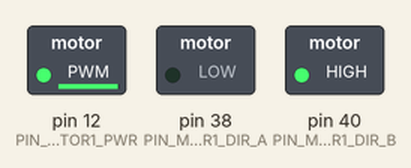
This sketch was run on a simulated Arduino Mega 2560, built with avr-gcc and run on an emulated ATmega2560. Shown: switched loads named in the sketch (green lamp = pin HIGH).

Above: at 0.05 s.
At 1.05 s:
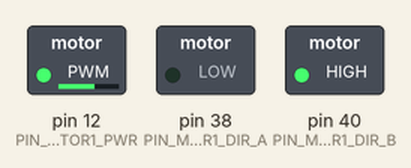
At 2.1 s:
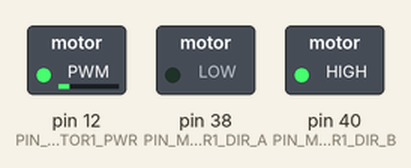
At 4.85 s:
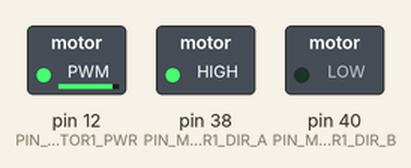
At 7.25 s:
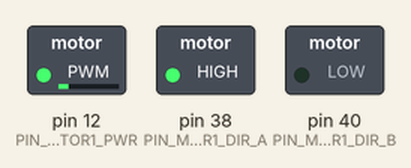
At 9.7 s:
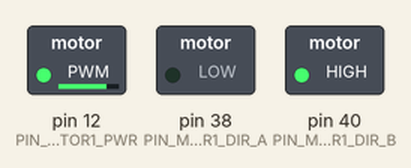
Timing chart, 0 to 13.3 s (numbered marks = the images above):
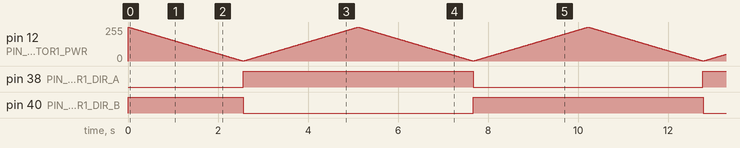

Measured:
- by itself, pin 38 (PIN_MOTOR1_DIR_A): alternates HIGH for 5.1 s and LOW for 5.1 s
- by itself, pin 40 (PIN_MOTOR1_DIR_B): repeats every 10.2 s: LOW 5.1 s, HIGH 5.1 s

The sketch:

TestLearn.21.ino
```cpp
#include "Arduino.h"

#define PIN_MOTOR1_DIR_A 38
#define PIN_MOTOR1_PWR 12
#define PIN_MOTOR1_DIR_B 40

void setup()
{
    pinMode(PIN_MOTOR1_DIR_A, OUTPUT);
    pinMode(PIN_MOTOR1_DIR_B,OUTPUT);
    pinMode(PIN_MOTOR1_PWR,OUTPUT);
}

void loop()
{
    for (int i = -255; i < 255; i++)
    {
        motorAn(i);
        delay(10);
    }
    for (int i = 255; i > -255; i--)
    {
        motorAn(i);
        delay(10);
    }

// void loop()
// {
//     digitalWrite (pinDirA1,HIGH);
//     digitalWrite (40,LOW);

//     for (int a = 0; a < 256; a++)
//     {
//         analogWrite(12,a);
//         delay(20);
//     }

//     for (int i = 255; i >= 0; i--)
//     {
//         analogWrite(12,i);
//         delay(20);
//     }
}

void motorAn(int power)
{
    if (power<0)
    {
        digitalWrite (PIN_MOTOR1_DIR_A, LOW);
        digitalWrite (PIN_MOTOR1_DIR_B,HIGH);

        power = -power;
    }
    else
    {
        digitalWrite (PIN_MOTOR1_DIR_A, HIGH);
        digitalWrite (PIN_MOTOR1_DIR_B,LOW);


    }


    analogWrite (PIN_MOTOR1_PWR,power);
}
void motorAus()
{
    digitalWrite (PIN_MOTOR1_DIR_A, LOW);
    digitalWrite (PIN_MOTOR1_DIR_B,LOW);
    digitalWrite (PIN_MOTOR1_PWR,LOW);
}
```
